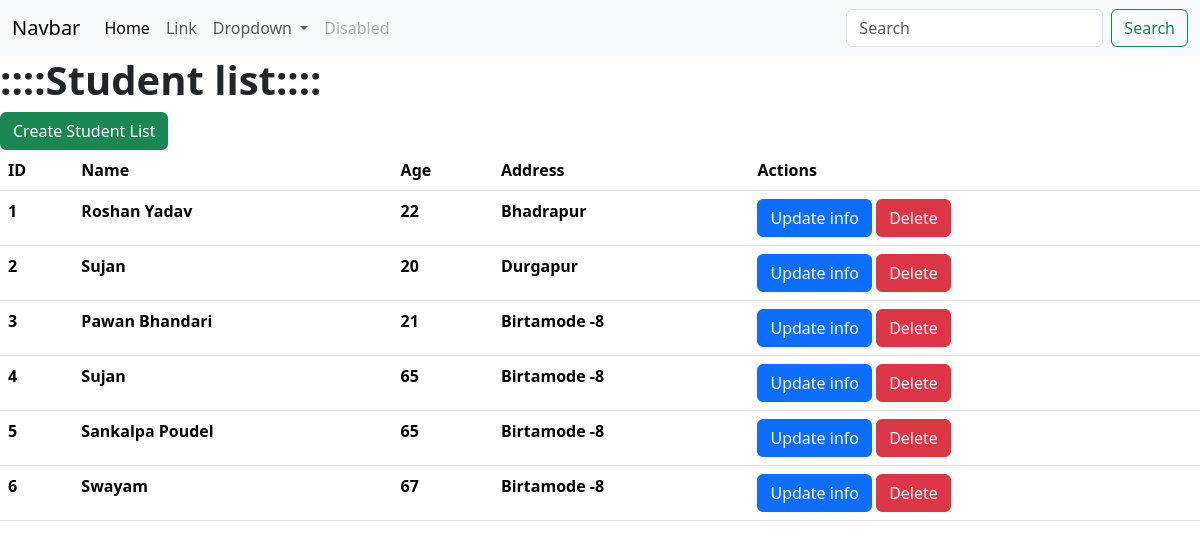
Page /list_student/ on the earlier database version.
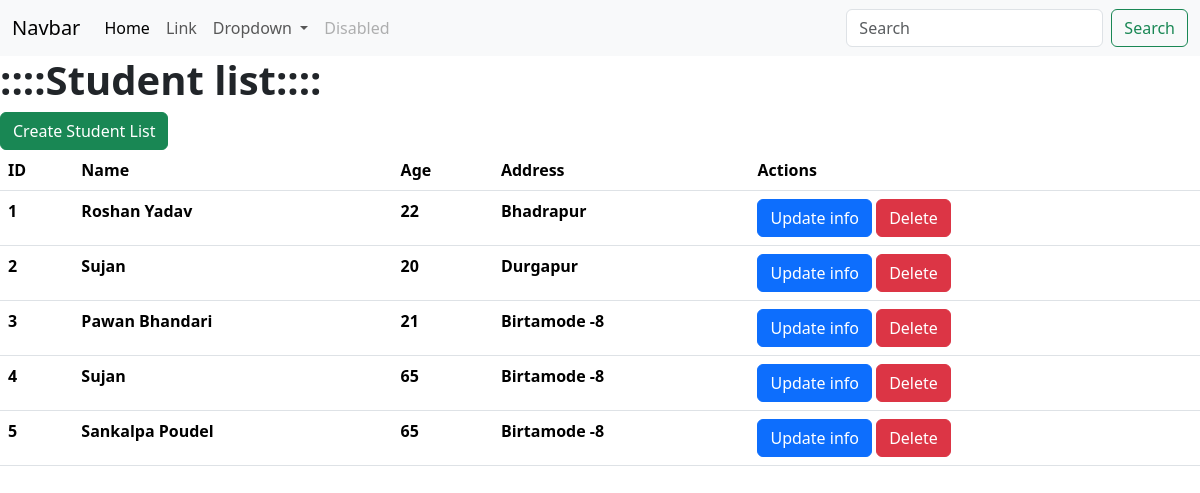
Same page on the later database version.
### myapp/models.py (models this page shows, shortened)
class Student(models.Model):
  name = models.CharField(max_length=255)
  address = models.CharField(max_length=255)
  age = models.IntegerField()

### myapp/views.py (the view)
# urls.py: path('list_student/', student_list),
def student_list(request):
    students = Student.objects.all()
    data ={
        'students': students
    }
    return render(request, "student_list.html", data)

### templates/student_list.html (shortened to what this page needs)
<!DOCTYPE html>
<html lang="en">
<head>
    <link href="https://cdn.jsdelivr.net/npm/bootstrap@5.3.3/dist/css/bootstrap.min.css" rel="stylesheet">
</head>
<body>
    <nav class="text-primary navbar navbar-expand-lg bg-body-tertiary bg-primary">
        <div class="container-fluid">
          <a class="navbar-brand" href="#">Navbar</a>
          <div class="collapse navbar-collapse" id="navbarSupportedContent">
            <ul class="navbar-nav me-auto mb-2 mb-lg-0">
              <li class="nav-item">
                <a class="nav-link active" aria-current="page" href="#">Home</a>
              </li>
              <li class="nav-item">
                <a class="nav-link" href="#">Link</a>
              </li>
              <li class="nav-item dropdown">
                <a class="nav-link dropdown-toggle" href="#" role="button" data-bs-toggle="dropdown" aria-expanded="false">
                  Dropdown
                </a>
              </li>
              <li class="nav-item">
                <a class="nav-link disabled" aria-disabled="true">Disabled</a>
              </li>
            </ul>
            <form class="d-flex" role="search">
              <input class="form-control me-2" type="search" placeholder="Search" aria-label="Search">
              <button class="btn btn-outline-success" type="submit">Search</button>
            </form>
          </div>
        </div>
      </nav>
    <h1 class="heading"><b>::::Student list::::</b></h1>
    <a class="btn btn-success" href="/create/">Create Student List</a>
    <table class="table">
        <thead>
          <tr>
            <th scope="col">ID</th>
            <th scope="col">Name</th>
            <th scope="col">Age</th>
            <th scope="col">Address</th>
            <th scope="col">Actions</th>
          </tr>
        </thead>
        <tbody>
            {% for s in students %}
            <tr>
                <th scope="col">{{s.id}}</th>
                <th scope="col">{{s.name}}</th>
                <th scope="col">{{s.age}}</th>
                <th scope="col">{{s.address}}</th>
                <td>
                    <a class="btn btn-primary" href="/update/{{s.id}}/">Update info</a>
                    <a class="btn btn-danger" href="/delete/{{s.id}}/">Delete</a>
                </td>
              </tr>
          {% endfor %}
        </tbody>
      </table>
</body>
</html>

Differences in the rows shown:
removed Student: id "6", name "Swayam", age "67", address "Birtamode -8"
